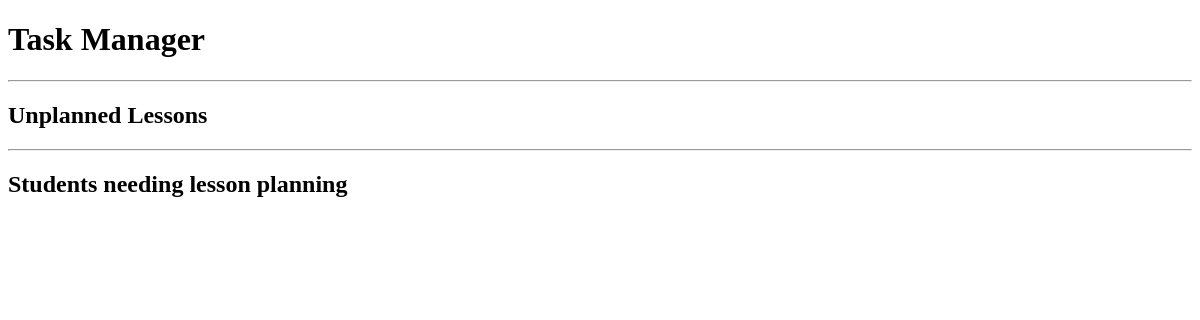
The page /task_manager on the database as committed earlier.
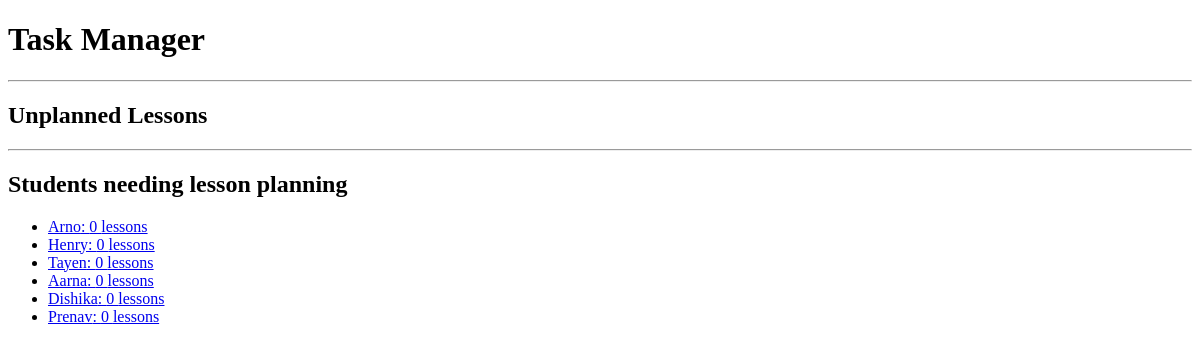
The same page on the database as committed later.
### app.py (models this page shows, shortened)
class Student(db.Model):
    id = db.Column(db.Integer, primary_key=True)
    name = db.Column(db.String(100), nullable=False)
    parent_contact = db.Column(db.String(100), default='')
    student_contact = db.Column(db.String(100), default='')
    created_at = db.Column(db.DateTime, default=datetime.utcnow)
    lessons_taken = db.Column(db.Integer, default=0)
    lessons_credited = db.Column(db.Integer, default=0)
    scheduled_lesson_ids = db.Column(db.JSON, default=[])
    general_notes = db.Column(db.String(200), default='')
    schedule = db.Column(db.JSON, default=[]) # Store schedule as a JSON array of strings
    meeting_link = db.Column(db.String(200), nullable=True)

### app.py (the view)
@app.route('/task_manager')
def task_manager():
    students = Student.query.filter(Student.schedule != []).all()
    unplanned_lessons = Lesson.query.filter_by(lesson_notes='', lesson_work='', completed=False).order_by(Lesson.lesson_date).all()
    students.sort(key=lambda s: len(s.scheduled_lesson_ids), reverse=True)
    return render_template('task manager.html', students=students, unplanned_lessons=unplanned_lessons)

### templates/task manager.html (shortened to what this page needs)
<!DOCTYPE html>
<html lang="en">
<head>
</head>
<body>
    <h1>Task Manager</h1>
    <hr>
    <h2>Unplanned Lessons</h2>
    <hr>
    <h2>Students needing lesson planning</h2>
    <ul>
        {% for student in students %}
            <li><a href="{{ url_for('lesson_planner_create_lesson', student_id=student.id) }}">{{ student.name }}: {{ student.scheduled_lesson_ids | length }} lessons</a></li>
        {% endfor %}
    </ul>
</body>
</html>

Rows that differ between the two databases and show on the page:
added Student: name "Arno", scheduled_lesson_ids|length "0"
added Student: name "Henry", scheduled_lesson_ids|length "0"
added Student: name "Tayen", scheduled_lesson_ids|length "0"
added Student: name "Aarna", scheduled_lesson_ids|length "0"
added Student: name "Dishika", scheduled_lesson_ids|length "0"
added Student: name "Prenav", scheduled_lesson_ids|length "0"
